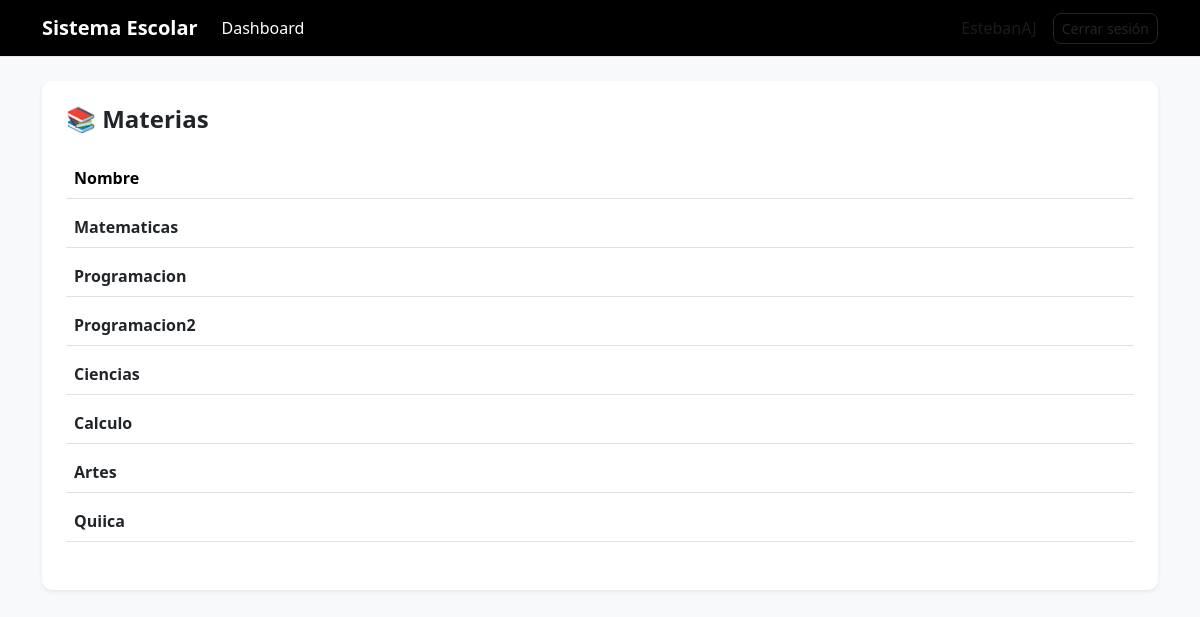
The app's page /alumnos/materias/ (signed in), older data.
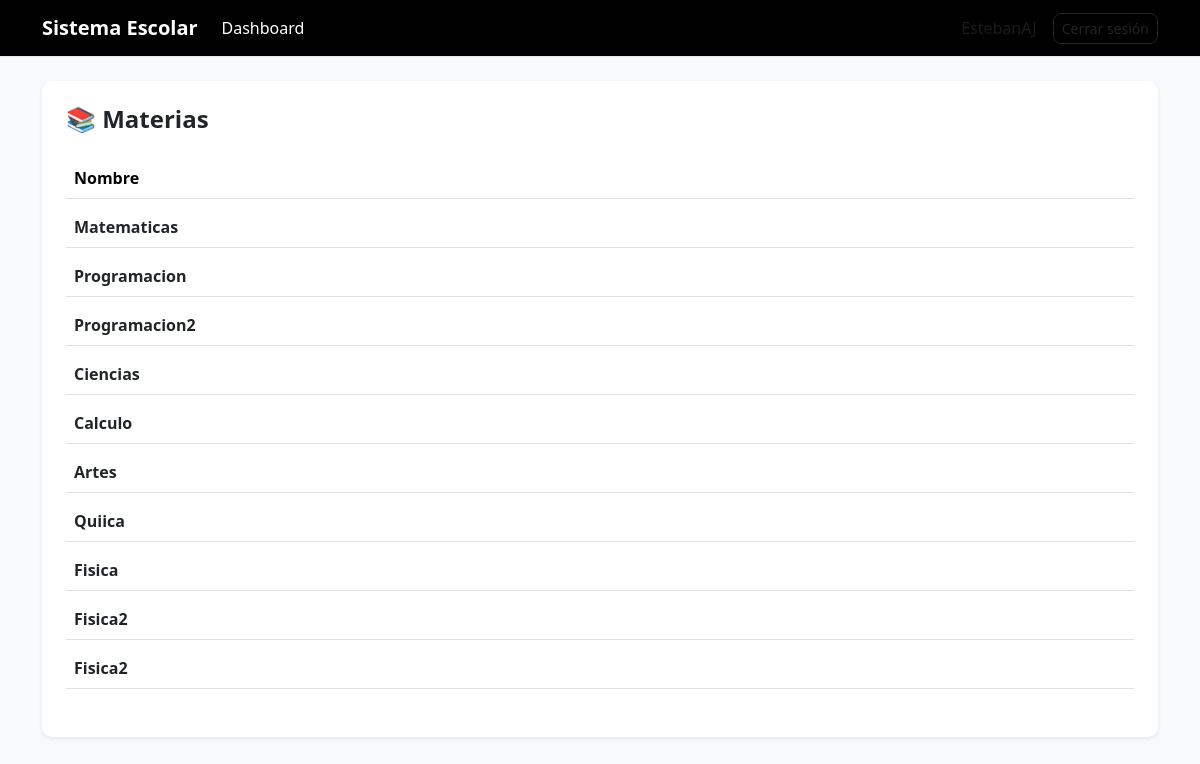
The same page, newer data.
### alumnos/models.py (models this page shows, shortened)
class Materia(models.Model):
    nombre = models.CharField(max_length=100)
    clave = models.CharField(max_length=20)
    profesor = models.CharField(max_length=100)

### alumnos/views.py (the view)
# urls.py: path('materias/', views.lista_materias, name='lista_materias'),
@login_required
def lista_materias(request):
    materias = Materia.objects.all()
    return render(request, 'alumnos/lista_materias.html', {'materias': materias})

### alumnos/templates/alumnos/lista_materias.html (shortened to what this page needs)
{% extends 'base.html' %}
{% block content %}
<div class="card p-4 shadow-sm">
    <div class="d-flex justify-content-between align-items-center mb-3">
        <h4 class="mb-0 fw-semibold">
            📚 Materias
        </h4>
    </div>
    <div class="table-responsive">
        <table class="table align-middle table-hover">
            <thead class="text-muted">
                <tr>
                    <th>Nombre</th>
                </tr>
            </thead>
            <tbody>
                {% for materia in materias %}
                <tr class="fila-hover">
                    <td class="fw-semibold text-dark">
                        {{ materia.nombre }}
                    </td>
                </tr>
                {% empty %}
                <tr>
                    <td class="text-center text-muted">
                        No hay materias registradas
                    </td>
                </tr>
                {% endfor %}
            </tbody>
        </table>
    </div>
</div>
{% endblock %}

Row changes from the older to the newer data that the page shows:
added Materia: nombre "Fisica"
added Materia: nombre "Fisica2"
added Materia: nombre "Fisica2"
